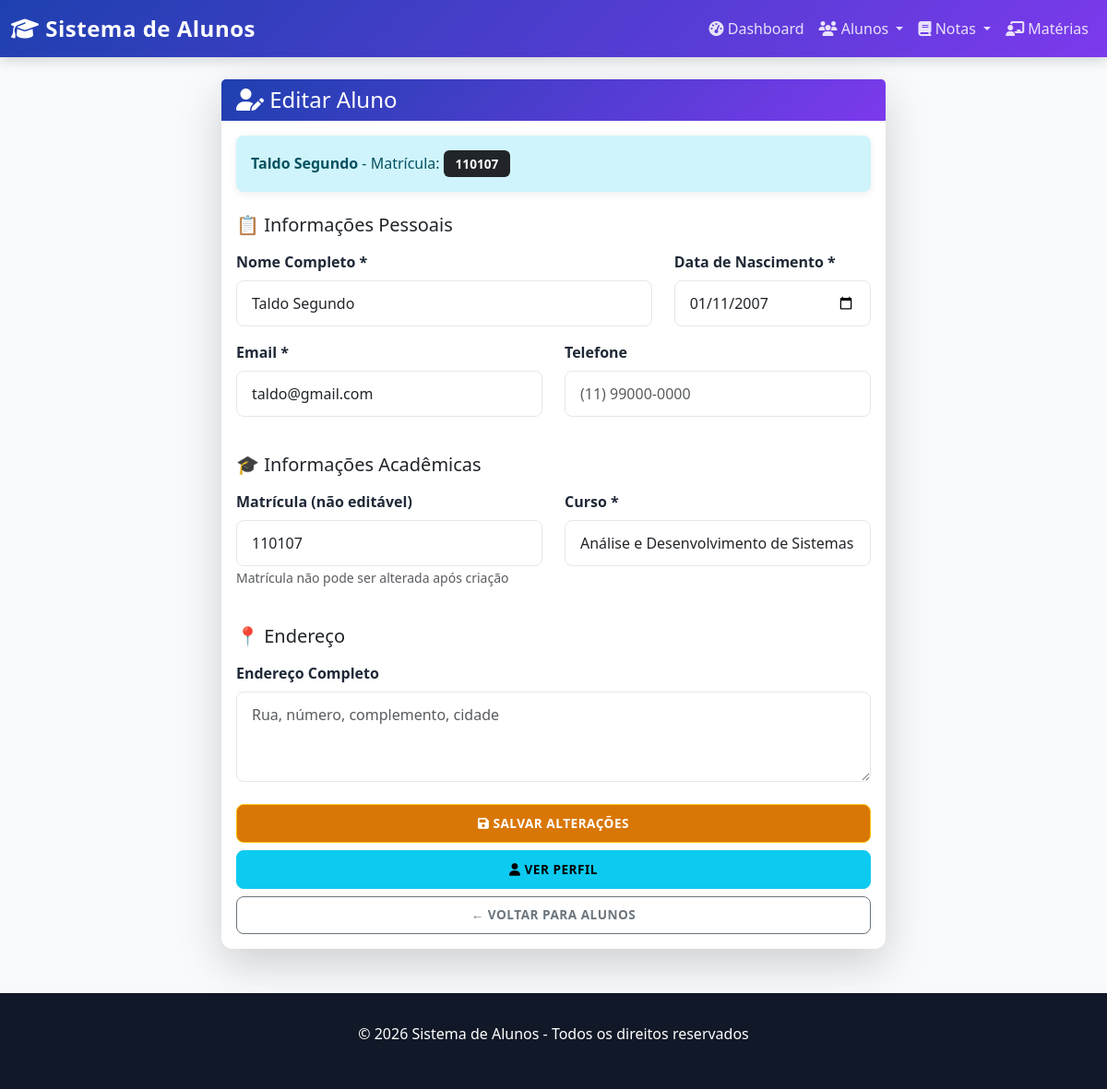
The app's page /alunos/48/editar/ with its own data.
### alunos/models.py (models this page shows, shortened)
class Aluno(models.Model):
    nome = models.CharField(max_length=100)
    email = models.EmailField(unique=True)
    matricula = models.CharField(max_length=20, unique=True)
    curso = models.ForeignKey(Curso, on_delete=models.CASCADE, related_name='alunos')
    data_nascimento = models.DateField()
    telefone = models.CharField(max_length=15, blank=True, null=True)
    endereco = models.TextField(blank=True, null=True)
    ativo = models.BooleanField(default=True)
    materias = models.ManyToManyField(Materia, related_name='alunos_matriculados', blank=True)
    class Meta:
        verbose_name = 'Aluno'
        verbose_name_plural = 'Alunos'

### alunos/views.py (the view)
# urls.py: path('alunos/<int:id>/editar/', views.editar_aluno, name='editar_aluno'),
def editar_aluno(request, id):
    aluno = get_object_or_404(Aluno, id=id)
    if request.method == 'POST':
        form = AlunoForm(request.POST, instance=aluno)
        if form.is_valid():
            form.save()
            messages.success(request, f'✓ Aluno {aluno.nome} editado com sucesso!')
            return redirect('lista_alunos')
        else:
            messages.error(request, '✗ Erro ao editar aluno.')
    else:
        form = AlunoForm(instance=aluno)
    return render(request, 'alunos/editar_aluno.html', {'form': form, 'aluno': aluno})

### alunos/models.py (called while the page is built)
    def __str__(self):
        return self.nome

### alunos/templates/alunos/editar_aluno.html (shortened to what this page needs)
{% extends 'base.html' %}
{% block content %}
<div class="container">
    <div class="row justify-content-center">
        <div class="col-lg-8">
            <div class="card shadow-lg">
                <div class="card-header">
                    <h4 class="mb-0">
                        <i class="fas fa-user-edit"></i> Editar Aluno
                    </h4>
                </div>
                <div class="card-body">
                    <div class="alert alert-info mb-4">
                        <strong>{{ aluno.nome }}</strong> - Matrícula: <span class="badge bg-dark">{{ aluno.matricula }}</span>
                    </div>
                    <form method="POST" novalidate>
                        <h5 class="mb-3 mt-4">📋 Informações Pessoais</h5>
                        <div class="row">
                            <div class="col-md-8 mb-3">
                                <label class="form-label">Nome Completo *</label>
                                {{ form.nome }}
                            </div>
                            <div class="col-md-4 mb-3">
                                <label class="form-label">Data de Nascimento *</label>
                                {{ form.data_nascimento }}
                            </div>
                        </div>
                        <div class="row">
                            <div class="col-md-6 mb-3">
                                <label class="form-label">Email *</label>
                                {{ form.email }}
                            </div>
                            <div class="col-md-6 mb-3">
                                <label class="form-label">Telefone</label>
                                {{ form.telefone }}
                            </div>
                        </div>
                        <h5 class="mb-3 mt-4">🎓 Informações Acadêmicas</h5>
                        <div class="row">
                            <div class="col-md-6 mb-3">
                                <label class="form-label">Matrícula (não editável)</label>
                                {{ form.matricula }}
                                <small class="text-muted">Matrícula não pode ser alterada após criação</small>
                            </div>
                            <div class="col-md-6 mb-3">
                                <label class="form-label">Curso *</label>
                                {{ form.curso }}
                            </div>
                        </div>
                        <h5 class="mb-3 mt-4">📍 Endereço</h5>
                        <div class="mb-3">
                            <label class="form-label">Endereço Completo</label>
                            {{ form.endereco }}
                        </div>
                        <div class="d-grid gap-2 mt-4">
                            <button type="submit" class="btn btn-warning btn-lg">
                                <i class="fas fa-save"></i> Salvar Alterações
                            </button>
                            <a href="{% url 'perfil_aluno' aluno.id %}" class="btn btn-info">
                                <i class="fas fa-user"></i> Ver Perfil
                            </a>
                            <a href="{% url 'lista_alunos' %}" class="btn btn-outline-secondary">
                                ← Voltar para Alunos
                            </a>
                        </div>
                    </form>
                </div>
            </div>
        </div>
    </div>
</div>
{% endblock %}

### templates/base.html (style rules this page uses)
:root { --primary-color: #1e40af; --secondary-color: #7c3aed; --success-color: #059669; --danger-color: #b91c1c; --warning-color: #d97706; --info-color: #0369a1; --dark-bg: #111827; --light-bg: #f8fafc; }
* { margin: 0; padding: 0; box-sizing: border-box; }
body { background-color: var(--light-bg); font-family: 'Segoe UI', Tahoma, Geneva, Verdana, sans-serif; }
.card { border: none; border-radius: 12px; box-shadow: 0 4px 12px rgba(0, 0, 0, 0.08); transition: all 0.3s ease; }
.card-header { background: linear-gradient(135deg, var(--primary-color) 0%, var(--secondary-color) 100%); border-radius: 12px 12px 0 0; color: white; font-weight: 600; border: none; }
.btn { font-weight: 600; padding: 0.6rem 1.2rem; border-radius: 8px; transition: all 0.3s ease; text-transform: uppercase; font-size: 0.85rem; letter-spacing: 0.5px; }
.btn-warning { background-color: var(--warning-color); color: white; }
.badge { font-size: 0.85rem; padding: 0.5rem 0.8rem; border-radius: 6px; font-weight: 600; }
.alert { border-radius: 8px; border: none; box-shadow: 0 2px 8px rgba(0, 0, 0, 0.08); }
.form-control { border-radius: 8px; border: 1px solid #e5e7eb; padding: 0.75rem 1rem; transition: all 0.3s ease; }
.form-label { font-weight: 600; color: #1f2937; margin-bottom: 0.5rem; }

### records on screen
Aluno: nome "Taldo Segundo", matricula "110107", data_nascimento "01/11/2007", email "taldo@gmail.com", curso "Análise e Desenvolvimento de Sistemas"
